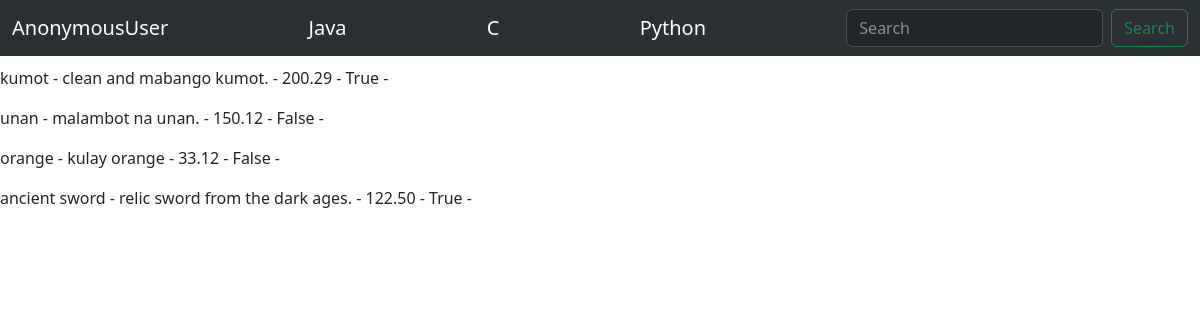
/products/display_products/, run on an earlier commit of the app's database.
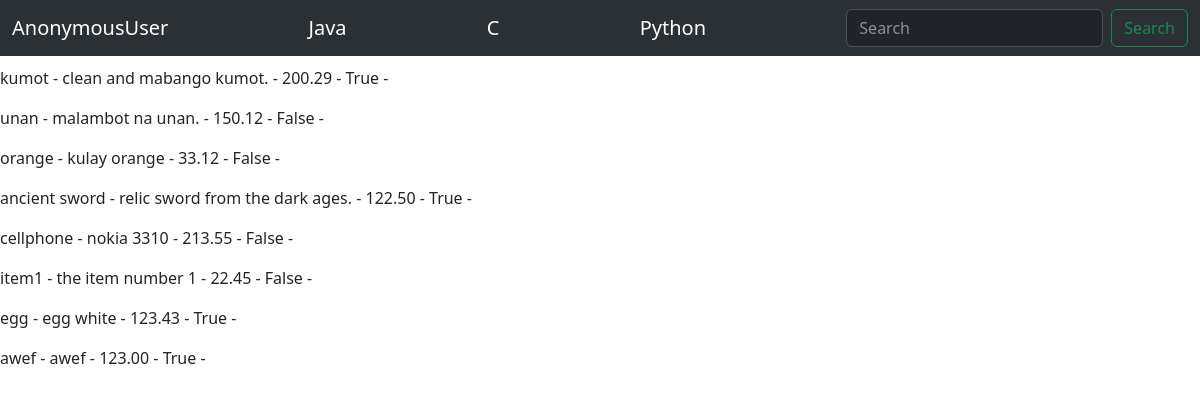
And on a later commit of the database.
### products/models.py (models this page shows)
class Products(models.Model):
    name = models.CharField(max_length=120)
    desc = models.TextField(blank=True, null=True, max_length=40)
    price = models.DecimalField(decimal_places=2, max_digits=1000000)
    avail = models.BooleanField(default=False)
    summary = models.TextField(default="summary...")

### products/views.py (the view)
# urls.py: path("display_products/", views.display_products),
def display_products(request):
    item = Products.objects.all()
    res= {
        "items":item
    }
    return render(request, "product_list.html", res)

### products/templates/product_list.html (shortened to what this page needs)
{% extends "bork.html" %}
{% block content %}
    <h3>Products:</h3>
    {% for i in items %}
        <p>{{ i.name }} - {{ i.desc }} - {{ i.price }} - {{ i.avail }} - {{ i.summery }}</p>
    {% endfor %}
{% endblock content %}

What changed in the data, as far as the page shows it:
added Products: name "cellphone", desc "nokia 3310", price "213.55", avail "False"
added Products: name "item1", desc "the item number 1", price "22.45", avail "False"
added Products: name "egg", desc "egg white", price "123.43", avail "True"
added Products: name "awef", desc "awef", price "123.00", avail "True"
